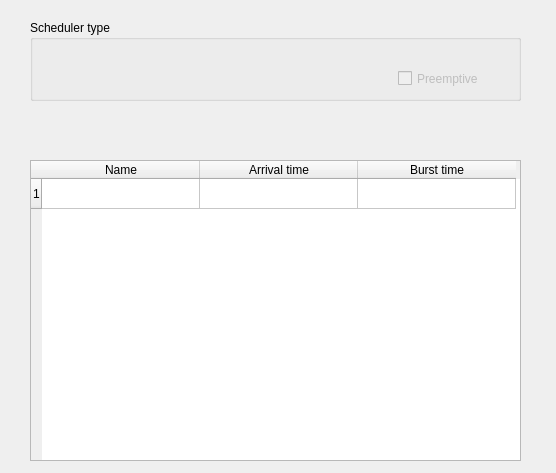
<?xml version="1.0" encoding="UTF-8"?>
<ui version="4.0">
 <class>MainWindow</class>
 <widget class="QMainWindow" name="MainWindow">
  <property name="geometry">
   <rect>
    <x>0</x>
    <y>0</y>
    <width>556</width>
    <height>473</height>
   </rect>
  </property>
  <property name="minimumSize">
   <size>
    <width>556</width>
    <height>473</height>
   </size>
  </property>
  <property name="maximumSize">
   <size>
    <width>556</width>
    <height>473</height>
   </size>
  </property>
  <property name="windowTitle">
   <string>OS Scheduler</string>
  </property>
  <widget class="QWidget" name="centralWidget">
   <widget class="QGroupBox" name="grbBox_schType">
    <property name="geometry">
     <rect>
      <x>30</x>
      <y>20</y>
      <width>491</width>
      <height>81</height>
     </rect>
    </property>
    <property name="title">
     <string>Scheduler type</string>
    </property>
    <widget class="QCheckBox" name="chkBox_preemption">
     <property name="enabled">
      <bool>false</bool>
     </property>
     <property name="geometry">
      <rect>
       <x>368</x>
       <y>50</y>
       <width>81</width>
       <height>17</height>
      </rect>
     </property>
     <property name="text">
      <string>Preemptive</string>
     </property>
    </widget>
    <widget class="QWidget" name="">
     <property name="geometry">
      <rect>
       <x>10</x>
       <y>20</y>
       <width>471</width>
       <height>22</height>
      </rect>
     </property>
     <layout class="QHBoxLayout" name="horizontalLayout">
      <item>
       <widget class="QRadioButton" name="radioBtn_FCFS">
        <property name="sizePolicy">
         <sizepolicy hsizetype="Preferred" vsizetype="Fixed">
          <horstretch>0</horstretch>
          <verstretch>0</verstretch>
         </sizepolicy>
        </property>
        <property name="text">
         <string>FCFS</string>
        </property>
       </widget>
      </item>
      <item>
       <widget class="QRadioButton" name="radioBtn_SJF">
        <property name="sizePolicy">
         <sizepolicy hsizetype="Preferred" vsizetype="Fixed">
          <horstretch>0</horstretch>
          <verstretch>0</verstretch>
         </sizepolicy>
        </property>
        <property name="text">
         <string>SJF</string>
        </property>
       </widget>
      </item>
      <item>
       <widget class="QRadioButton" name="radioBtn_Priority">
        <property name="sizePolicy">
         <sizepolicy hsizetype="Preferred" vsizetype="Fixed">
          <horstretch>0</horstretch>
          <verstretch>0</verstretch>
         </sizepolicy>
        </property>
        <property name="text">
         <string>Priority</string>
        </property>
       </widget>
      </item>
      <item>
       <widget class="QRadioButton" name="radioBtn_RoundRobin">
        <property name="sizePolicy">
         <sizepolicy hsizetype="Preferred" vsizetype="Fixed">
          <horstretch>0</horstretch>
          <verstretch>0</verstretch>
         </sizepolicy>
        </property>
        <property name="text">
         <string>Round Robin</string>
        </property>
       </widget>
      </item>
     </layout>
    </widget>
    <widget class="QWidget" name="">
     <property name="geometry">
      <rect>
       <x>10</x>
       <y>50</y>
       <width>181</width>
       <height>22</height>
      </rect>
     </property>
     <layout class="QHBoxLayout" name="horizontalLayout_3">
      <item>
       <widget class="QLabel" name="lbl_quantum">
        <property name="enabled">
         <bool>true</bool>
        </property>
        <property name="sizePolicy">
         <sizepolicy hsizetype="Fixed" vsizetype="Preferred">
          <horstretch>0</horstretch>
          <verstretch>0</verstretch>
         </sizepolicy>
        </property>
        <property name="text">
         <string>Quantum</string>
        </property>
       </widget>
      </item>
      <item>
       <widget class="QDoubleSpinBox" name="dblSpinBox_quantum">
        <property name="enabled">
         <bool>false</bool>
        </property>
        <property name="decimals">
         <number>5</number>
        </property>
        <property name="maximum">
         <double>9999999999999999635896294965248.000000000000000</double>
        </property>
       </widget>
      </item>
     </layout>
    </widget>
    <zorder>radioBtn_FCFS</zorder>
    <zorder>radioBtn_SJF</zorder>
    <zorder>radioBtn_Priority</zorder>
    <zorder>radioBtn_RoundRobin</zorder>
    <zorder>radioBtn_Priority</zorder>
    <zorder>radioBtn_RoundRobin</zorder>
    <zorder>radioBtn_SJF</zorder>
    <zorder>radioBtn_FCFS</zorder>
    <zorder>lbl_quantum</zorder>
    <zorder>dblSpinBox_quantum</zorder>
    <zorder>chkBox_preemption</zorder>
    <zorder>dblSpinBox_quantum</zorder>
   </widget>
   <widget class="QTableWidget" name="tableWidget">
    <property name="geometry">
     <rect>
      <x>30</x>
      <y>160</y>
      <width>491</width>
      <height>301</height>
     </rect>
    </property>
    <attribute name="horizontalHeaderDefaultSectionSize">
     <number>158</number>
    </attribute>
    <row>
     <property name="text">
      <string>1</string>
     </property>
    </row>
    <column>
     <property name="text">
      <string>Name</string>
     </property>
    </column>
    <column>
     <property name="text">
      <string>Arrival time</string>
     </property>
    </column>
    <column>
     <property name="text">
      <string>Burst time</string>
     </property>
    </column>
   </widget>
   <widget class="QWidget" name="">
    <property name="geometry">
     <rect>
      <x>30</x>
      <y>120</y>
      <width>195</width>
      <height>22</height>
     </rect>
    </property>
    <layout class="QHBoxLayout" name="horizontalLayout_2">
     <item>
      <widget class="QLabel" name="label">
       <property name="text">
        <string>Number of processes </string>
       </property>
      </widget>
     </item>
     <item>
      <widget class="QSpinBox" name="spinBox">
       <property name="maximum">
        <number>999999999</number>
       </property>
       <property name="value">
        <number>1</number>
       </property>
      </widget>
     </item>
    </layout>
   </widget>
  </widget>
 </widget>
 <layoutdefault spacing="6" margin="11"/>
 <resources/>
 <connections/>
</ui>
